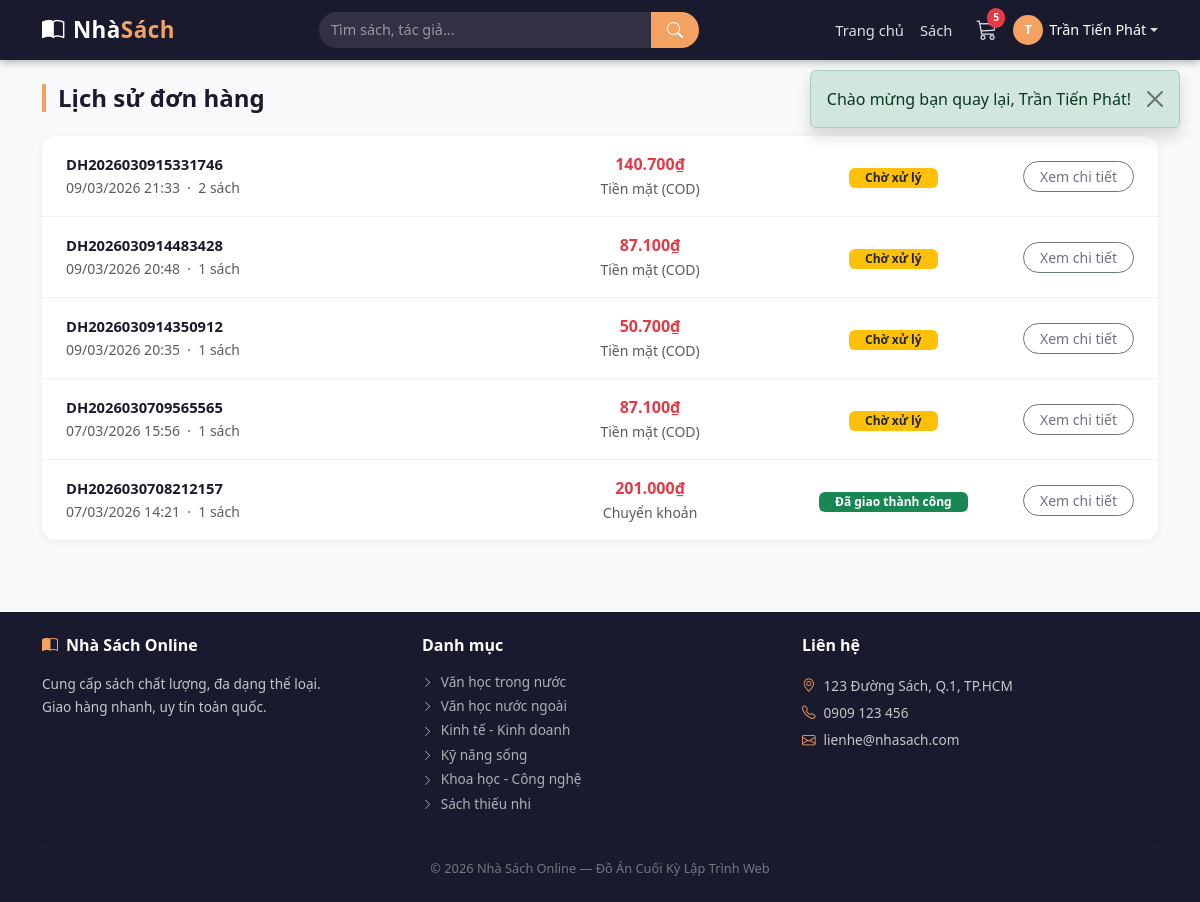
The page /orders.php (signed in) on the database as committed earlier.
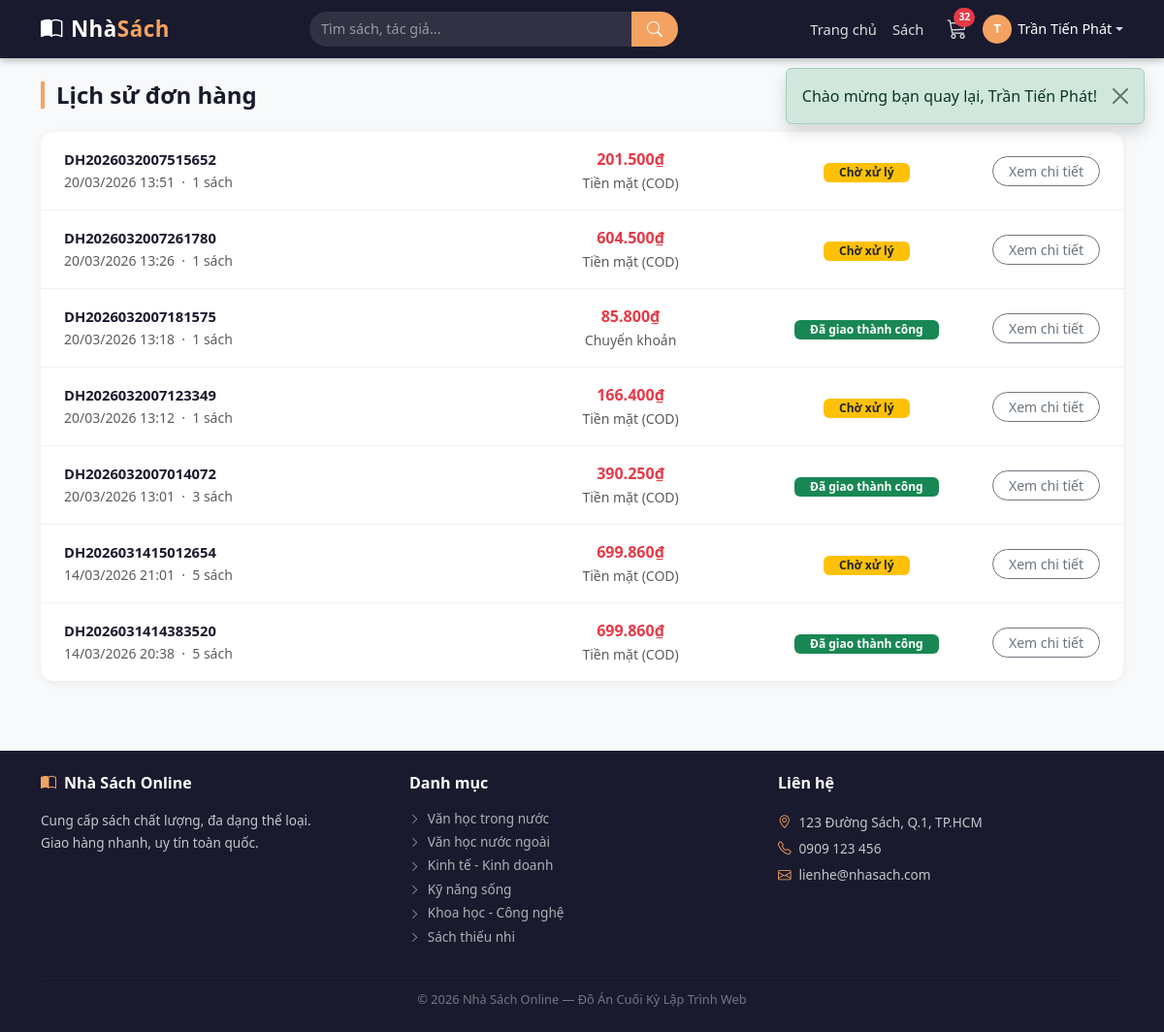
The same page on the database as committed later.
### tables this page shows
CREATE TABLE `don_hang` (
  `id` int(11) NOT NULL,
  `ma_don` varchar(20) NOT NULL,
  `khach_hang_id` int(11) NOT NULL,
  `ngay_dat` datetime DEFAULT current_timestamp(),
  `ten_nguoi_nhan` varchar(100) NOT NULL,
  `so_dien_thoai` varchar(15) NOT NULL,
  `dia_chi` varchar(255) NOT NULL,
  `phuong_xa` varchar(100) DEFAULT NULL,
  `tinh_tp` varchar(100) DEFAULT NULL,
  `phuong_thuc_tt` enum('tien_mat','chuyen_khoan','truc_tuyen') NOT NULL DEFAULT 'tien_mat',
  `tong_tien` decimal(15,2) NOT NULL,
  `trang_thai` enum('cho_xu_ly','da_xac_nhan','da_giao','da_huy') NOT NULL DEFAULT 'cho_xu_ly',
  `ghi_chu` text DEFAULT NULL
);

CREATE TABLE `the_loai` (
  `id` int(11) NOT NULL,
  `ten` varchar(100) NOT NULL,
  `mo_ta` text DEFAULT NULL,
  `trang_thai` tinyint(1) NOT NULL DEFAULT 1
);

### orders.php (the view, shortened to what the changed rows need)
<?php
require_once 'includes/header.php';
$kh_id = $_SESSION['khach_hang_id'];
$stmt = $pdo->prepare("
    SELECT dh.*,
           COUNT(ct.id) AS so_sach
    FROM don_hang dh
    LEFT JOIN chi_tiet_don_hang ct ON ct.don_hang_id = dh.id
    WHERE dh.khach_hang_id = ?
    GROUP BY dh.id
    ORDER BY dh.ngay_dat DESC
");
$stmt->execute([$kh_id]);
$don_hangs = $stmt->fetchAll();
$trang_thai_info = [
    'cho_xu_ly'   => ['label' => 'Chờ xử lý',       'class' => 'bg-warning text-dark'],
    'da_xac_nhan' => ['label' => 'Đã xác nhận',      'class' => 'bg-info text-white'],
    'da_giao'     => ['label' => 'Đã giao thành công','class' => 'bg-success text-white'],
    'da_huy'      => ['label' => 'Đã huỷ',           'class' => 'bg-danger text-white'],
];
$pt_label = [
    'tien_mat'     => 'Tiền mặt (COD)',
    'chuyen_khoan' => 'Chuyển khoản',
    'truc_tuyen'   => 'Trực tuyến',
];
?>
<div class="container py-4">
  <?php if (isset($don)): ?>
  <div class="mb-3">
    <a href="/nhasach/orders.php" class="text-muted" style="font-size:.88rem;">
      <i class="bi bi-arrow-left me-1"></i>Quay lại danh sách
    </a>
  </div>
  <div style="background:#fff; border-radius:14px; box-shadow:0 2px 10px rgba(0,0,0,.06); overflow:hidden;">
    <div class="px-4 py-3 d-flex justify-content-between align-items-center flex-wrap gap-2"
         style="background:#f8f9fa; border-bottom:1px solid #eee;">
      <div>
        <span class="fw-bold" style="color:#1a1a2e;">Mã đơn: <?= htmlspecialchars($don['ma_don']) ?></span>
        <small class="text-muted ms-3">
          <?= date('d/m/Y H:i', strtotime($don['ngay_dat'])) ?>
        </small>
      </div>
      <span class="badge <?= $trang_thai_info[$don['trang_thai']]['class'] ?> px-3 py-2">
        <?= $trang_thai_info[$don['trang_thai']]['label'] ?>
      </span>
    </div>
    <div class="px-4 py-3">
      <?php foreach ($chi_tiets as $ct): ?>
        <div class="d-flex align-items-center gap-3 mb-3">
          <?php if (!empty($ct['hinh']) && file_exists("uploads/" . $ct['hinh'])): ?>
            <img src="/nhasach/uploads/<?= htmlspecialchars($ct['hinh']) ?>"
                 style="width:55px; height:70px; object-fit:cover; border-radius:8px; flex-shrink:0;">
          <?php else: ?>
            <div style="width:55px; height:70px; background:#f0f0f0; border-radius:8px;
                        display:flex; align-items:center; justify-content:center; color:#ccc; flex-shrink:0;">
              <i class="bi bi-book fs-4"></i>
            </div>
          <?php endif; ?>
          <div style="flex:1;">
            <a href="/nhasach/book.php?id=<?= $ct['sach_id'] ?>"
               class="fw-semibold d-block" style="color:#1a1a2e; font-size:.9rem;">
              <?= htmlspecialchars($ct['ten_sach']) ?>
            </a>
            <small class="text-muted"><?= htmlspecialchars($ct['ma_sach']) ?></small>
          </div>
          <div class="text-end" style="flex-shrink:0;">
            <div style="font-size:.88rem; color:#666;">
              <?= number_format($ct['gia_ban_luc_dat'], 0, ',', '.') ?>₫ × <?= $ct['so_luong'] ?>
            </div>
            <div class="fw-bold" style="color:#e63946;">
              <?= number_format($ct['gia_ban_luc_dat'] * $ct['so_luong'], 0, ',', '.') ?>₫
            </div>
          </div>
        </div>
      <?php endforeach; ?>
      <hr>
      <div class="d-flex justify-content-between fw-bold">
        <span>Tổng thanh toán</span>
        <span style="color:#e63946; font-size:1.1rem;">
          <?= number_format($don['tong_tien'], 0, ',', '.') ?>₫
        </span>
      </div>
    </div>
    <div class="px-4 py-3" style="border-top:1px solid #f0f0f0; background:#fafafa;">
      <div class="row g-2" style="font-size:.88rem;">
        <div class="col-12 fw-semibold mb-1" style="color:#1a1a2e;">Thông tin giao hàng</div>
        <div class="col-5 text-muted">Người nhận</div>
        <div class="col-7"><?= htmlspecialchars($don['ten_nguoi_nhan']) ?></div>
        <div class="col-5 text-muted">Số điện thoại</div>
        <div class="col-7"><?= htmlspecialchars($don['so_dien_thoai']) ?></div>
        <div class="col-5 text-muted">Địa chỉ</div>
        <div class="col-7">
          <?= htmlspecialchars($don['dia_chi']) ?>,
          <?= htmlspecialchars($don['phuong_xa']) ?>,
          <?= htmlspecialchars($don['tinh_tp']) ?>
        </div>
        <div class="col-5 text-muted">Thanh toán</div>
        <div class="col-7"><?= $pt_label[$don['phuong_thuc_tt']] ?? '' ?></div>
        <?php if (!empty($don['ghi_chu'])): ?>
        <div class="col-5 text-muted">Ghi chú</div>
        <div class="col-7"><?= htmlspecialchars($don['ghi_chu']) ?></div>
        <?php endif; ?>
      </div>
    </div>
  </div>
  <?php else: ?>
  <?php if (empty($don_hangs)): ?>
    <div class="empty-state">
      <i class="bi bi-bag-x"></i>
      <h5>Bạn chưa có đơn hàng nào</h5>
      <p class="text-muted">Hãy chọn sách và đặt hàng ngay!</p>
      <a href="/nhasach/books.php" class="btn btn-accent px-4 mt-2">
        <i class="bi bi-shop me-2"></i>Mua sắm ngay
      </a>
    </div>
  <?php else: ?>
    <div style="background:#fff; border-radius:14px; box-shadow:0 2px 10px rgba(0,0,0,.06); overflow:hidden;">
      <?php foreach ($don_hangs as $i => $dh): ?>
        <div class="px-4 py-3 d-flex align-items-center gap-3 flex-wrap"
             style="border-bottom:<?= $i < count($don_hangs)-1 ? '1px solid #f0f0f0' : 'none' ?>;">
          <div style="flex:2; min-width:180px;">
            <div class="fw-bold" style="color:#1a1a2e; font-size:.92rem;">
              <?= htmlspecialchars($dh['ma_don']) ?>
            </div>
            <small class="text-muted">
              <?= date('d/m/Y H:i', strtotime($dh['ngay_dat'])) ?>
              &nbsp;·&nbsp; <?= $dh['so_sach'] ?> sách
            </small>
          </div>
          <div style="flex:1; text-align:center;">
            <div class="fw-bold" style="color:#e63946;">
              <?= number_format($dh['tong_tien'], 0, ',', '.') ?>₫
            </div>
            <small class="text-muted"><?= $pt_label[$dh['phuong_thuc_tt']] ?? '' ?></small>
          </div>
          <div style="flex:1; text-align:center;">
            <span class="badge <?= $trang_thai_info[$dh['trang_thai']]['class'] ?> px-3 py-1">
              <?= $trang_thai_info[$dh['trang_thai']]['label'] ?>
            </span>
          </div>
          <div style="flex-shrink:0;">
            <a href="/nhasach/orders.php?id=<?= $dh['id'] ?>"
               class="btn btn-sm btn-outline-secondary px-3" style="border-radius:20px;">
              Xem chi tiết
            </a>
          </div>
        </div>
      <?php endforeach; ?>
    </div>
  <?php endif; ?>
  <?php endif; ?>
</div>
<?php require_once 'includes/footer.php'; ?>

### includes/header.php (shortened to what the changed rows need)
<?php
require_once __DIR__ . '/../config/database.php';
$so_san_pham_gio = 0;
if (isset($_SESSION['khach_hang_id'])) {
    $stmt_gio = $pdo->prepare("SELECT COALESCE(SUM(so_luong),0) FROM gio_hang WHERE khach_hang_id=?");
    $stmt_gio->execute([$_SESSION['khach_hang_id']]);
    $so_san_pham_gio = (int)$stmt_gio->fetchColumn();
} elseif (isset($_SESSION['gio_hang'])) {
    foreach ($_SESSION['gio_hang'] as $sl) {
        $so_san_pham_gio += $sl;
    }
}
?>
<!DOCTYPE html>
<html lang="vi">
<head>
  <link href="https://cdn.jsdelivr.net/npm/bootstrap@5.3.0/dist/css/bootstrap.min.css" rel="stylesheet">
  <link href="https://cdn.jsdelivr.net/npm/bootstrap-icons@1.10.5/font/bootstrap-icons.css" rel="stylesheet">
  <link href="/nhasach/assets/css/style.css?v=2" rel="stylesheet">
</head>
<body>
<nav class="navbar navbar-expand-lg sticky-top">
  <div class="container">
    <div class="collapse navbar-collapse" id="navMenu">
      <a href="/nhasach/cart.php" class="cart-icon text-decoration-none me-3">
        <i class="bi bi-cart3"></i>
        <?php if ($so_san_pham_gio > 0): ?>
          <span class="cart-badge"><?= $so_san_pham_gio ?></span>
        <?php endif; ?>
      </a>
    </div>
  </div>
</nav>

### includes/footer.php (shortened to what the changed rows need)
<footer class="mt-5" style="background:#1a1a2e; color: rgba(255,255,255,0.75);">
  <div class="container py-4">
    <div class="row g-4">
      <div class="col-md-4">
        <ul class="list-unstyled" style="font-size:0.85rem;">
          <?php
          try {
              $stmt = $pdo->query("SELECT id, ten FROM the_loai WHERE trang_thai = 1 LIMIT 6");
              while ($tl = $stmt->fetch()):
          ?>
            <li class="mb-1">
              <a href="/nhasach/books.php?the_loai=<?= $tl['id'] ?>"
                 style="color:rgba(255,255,255,0.65); text-decoration:none;"
                 onmouseover="this.style.color='#f4a261'" onmouseout="this.style.color='rgba(255,255,255,0.65)'">
                <i class="bi bi-chevron-right me-1" style="font-size:0.7rem;"></i>
                <?= htmlspecialchars($tl['ten']) ?>
              </a>
            </li>
          <?php
              endwhile;
          } catch (Exception $e) {  }
          ?>
        </ul>
      </div>
    </div>
  </div>
</footer>
</body>
</html>

Rows that differ between the two databases and show on the page:
no longer on this page (row edited): don_hang: ma_don "DH2026030914483428", ngay_dat "09/03/2026 20:48", so_sach "1", tong_tien "87.100", phuong_thuc_tt "Tiền mặt (COD)", trang_thai "Chờ xử lý"
no longer on this page (row edited): don_hang: ma_don "DH2026030914350912", ngay_dat "09/03/2026 20:35", so_sach "1", tong_tien "50.700", phuong_thuc_tt "Tiền mặt (COD)", trang_thai "Chờ xử lý"
added don_hang: ma_don "DH2026032007515652", ngay_dat "20/03/2026 13:51", so_sach "1", tong_tien "201.500", phuong_thuc_tt "Tiền mặt (COD)", trang_thai "Chờ xử lý"
added don_hang: ma_don "DH2026032007261780", ngay_dat "20/03/2026 13:26", so_sach "1", tong_tien "604.500", phuong_thuc_tt "Tiền mặt (COD)", trang_thai "Chờ xử lý"
added don_hang: ma_don "DH2026032007181575", ngay_dat "20/03/2026 13:18", so_sach "1", tong_tien "85.800", phuong_thuc_tt "Chuyển khoản", trang_thai "Đã giao thành công"
added don_hang: ma_don "DH2026032007123349", ngay_dat "20/03/2026 13:12", so_sach "1", tong_tien "166.400", phuong_thuc_tt "Tiền mặt (COD)", trang_thai "Chờ xử lý"
changed don_hang (number 5 of 7 on the later page): ma_don "DH2026030915331746" → "DH2026032007014072"; ngay_dat "09/03/2026 21:33" → "20/03/2026 13:01"; so_sach "2" → "3"; tong_tien "140.700" → "390.250"; trang_thai "Chờ xử lý" → "Đã giao thành công"
changed don_hang (number 6 of 7 on the later page): ma_don "DH2026030709565565" → "DH2026031415012654"; ngay_dat "07/03/2026 15:56" → "14/03/2026 21:01"; so_sach "1" → "5"; tong_tien "87.100" → "699.860"
changed don_hang (number 7 of 7 on the later page): ma_don "DH2026030708212157" → "DH2026031414383520"; ngay_dat "07/03/2026 14:21" → "14/03/2026 20:38"; so_sach "1" → "5"; tong_tien "201.000" → "699.860"; phuong_thuc_tt "Chuyển khoản" → "Tiền mặt (COD)"
Other text that changed with them:
$so_san_pham_gio: "5" → "32"
